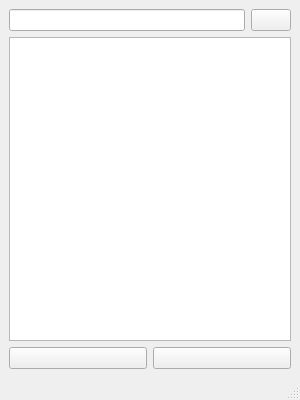
<?xml version="1.0" encoding="UTF-8"?>
<ui version="4.0">
 <class>MainWindow</class>
 <widget class="QMainWindow" name="MainWindow">
  <property name="enabled">
   <bool>true</bool>
  </property>
  <property name="geometry">
   <rect>
    <x>0</x>
    <y>0</y>
    <width>300</width>
    <height>400</height>
   </rect>
  </property>
  <property name="sizePolicy">
   <sizepolicy hsizetype="Fixed" vsizetype="Fixed">
    <horstretch>0</horstretch>
    <verstretch>0</verstretch>
   </sizepolicy>
  </property>
  <property name="minimumSize">
   <size>
    <width>300</width>
    <height>400</height>
   </size>
  </property>
  <property name="cursor">
   <cursorShape>ArrowCursor</cursorShape>
  </property>
  <property name="windowTitle">
   <string>Sticky Notes</string>
  </property>
  <property name="documentMode">
   <bool>false</bool>
  </property>
  <widget class="QWidget" name="centralwidget">
   <layout class="QVBoxLayout" name="verticalLayout">
    <item>
     <layout class="QHBoxLayout" name="horizontalLayout">
      <item>
       <widget class="QLineEdit" name="searchLineEdit"/>
      </item>
      <item>
       <widget class="QPushButton" name="searchButton">
        <property name="text">
         <string/>
        </property>
        <property name="icon">
         <iconset resource="resources.qrc">
          <normaloff>:/icons/icons/magnifier.png</normaloff>:/icons/icons/magnifier.png</iconset>
        </property>
       </widget>
      </item>
     </layout>
    </item>
    <item>
     <widget class="QListView" name="notesListView"/>
    </item>
    <item>
     <layout class="QHBoxLayout" name="horizontalLayout_2">
      <item>
       <widget class="QPushButton" name="settingsButton">
        <property name="text">
         <string/>
        </property>
        <property name="icon">
         <iconset resource="resources.qrc">
          <normaloff>:/icons/icons/041.png</normaloff>:/icons/icons/041.png</iconset>
        </property>
       </widget>
      </item>
      <item>
       <widget class="QPushButton" name="addButton">
        <property name="text">
         <string/>
        </property>
        <property name="icon">
         <iconset resource="resources.qrc">
          <normaloff>:/icons/icons/plus.png</normaloff>:/icons/icons/plus.png</iconset>
        </property>
       </widget>
      </item>
     </layout>
    </item>
   </layout>
  </widget>
  <widget class="QMenuBar" name="menubar">
   <property name="geometry">
    <rect>
     <x>0</x>
     <y>0</y>
     <width>300</width>
     <height>23</height>
    </rect>
   </property>
  </widget>
  <widget class="QStatusBar" name="statusbar"/>
 </widget>
 <resources>
  <include location="resources.qrc"/>
 </resources>
 <connections/>
</ui>
